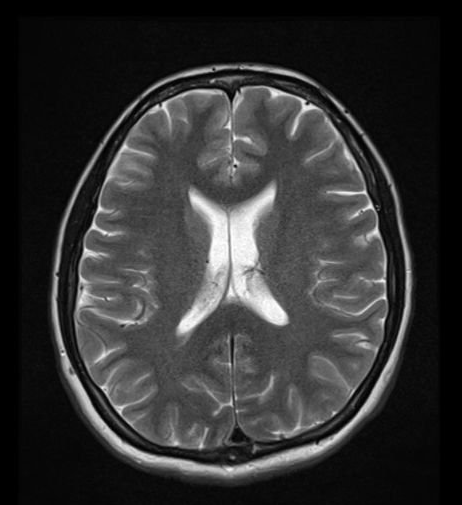
#> input picture img.png, 462 x 505 px
$ python main.py
#> lines starting #> are read from the running program, lines starting #| are printed output that depends on the picture; after the words box and inside, x2 and y2 are one past the last pixel; in counts of white or black regions, pixels touching at a corner belong together
import cv2
import numpy as np

image1 = cv2.imread('img.png')
#> image1 is the input picture: shape (505, 462, 3); min 0, max 255, mean 50.9

if image1 is None:
    print("İlk resim dosyası yüklenemedi.")
    exit()

image2 = cv2.imread('beyin1.png')
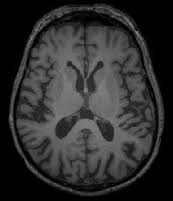
#> input picture beyin1.png, 173 x 201 px
#> image2 is the input picture: shape (201, 173, 3); min 0, max 139, mean 46.7

if image2 is None:
    print("İkinci resim dosyası yüklenemedi.")
    exit()

if image1.shape != image2.shape:
    image2 = cv2.resize(image2, (image1.shape[1], image1.shape[0]))
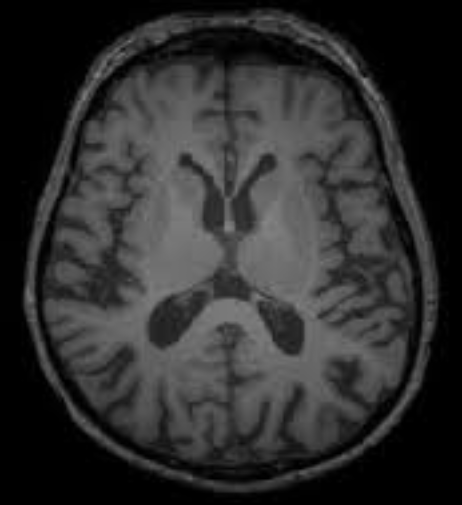
#> image2: shape (505, 462, 3); min 0, max 137, mean 46.6

difference = cv2.absdiff(image1, image2)
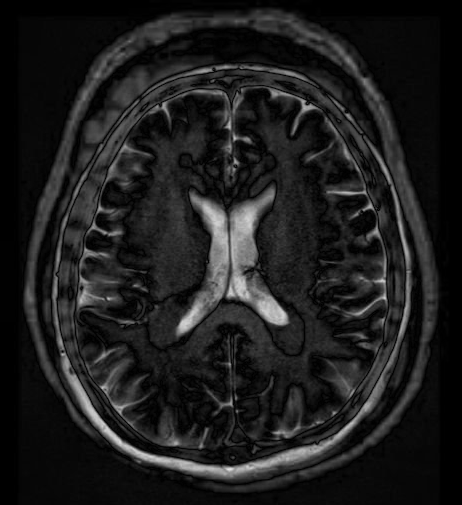
#> difference: shape (505, 462, 3); min 0, max 227, mean 29.5

gray_difference = cv2.cvtColor(difference, cv2.COLOR_BGR2GRAY)

threshold = 60
_, thresholded = cv2.threshold(gray_difference, threshold, 255, cv2.THRESH_BINARY)
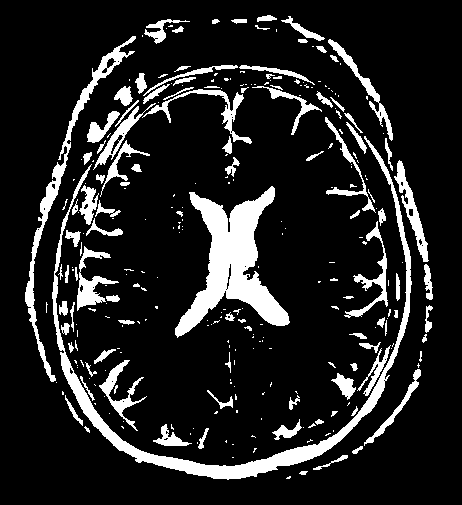
#> thresholded: shape (505, 462); 13.8% white; 284 white regions (180 under 20 px)

contours, _ = cv2.findContours(thresholded, cv2.RETR_EXTERNAL, cv2.CHAIN_APPROX_SIMPLE)
#> contours = 284 contours, 203 with area under 20; largest, box (x1, y1, x2, y2) and area: (175, 186, 290, 338) 6424, (52, 136, 412, 480) 5624, (25, 36, 136, 382) 2174, (394, 160, 429, 262) 808, (77, 246, 119, 311) 750

highlighted_image = image1.copy()

for contour in contours:
    (x, y, w, h) = cv2.boundingRect(contour)
    cv2.rectangle(highlighted_image, (x, y), (x + w, y + h), (0, 0, 255), 2)
#> this loop made 284 passes
#> (x, y, w, h) on passes 1, 2, 4: (286, 476, 5, 3), (299, 471, 9, 4), (313, 455, 35, 15)
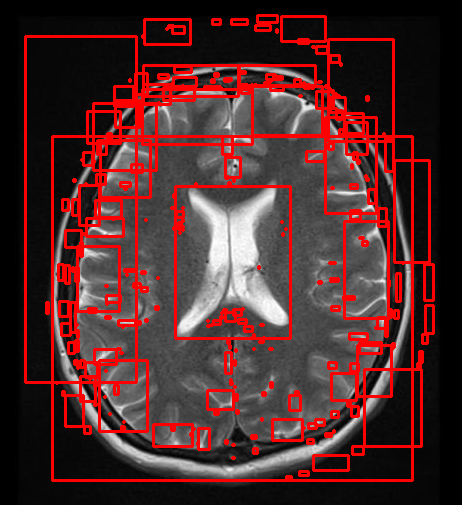
#> highlighted_image: shape (505, 462, 3); 14.94% of pixels changed, all inside (x1, y1, x2, y2) = (24, 14, 435, 482)

cv2.imshow("Highlighted Image", highlighted_image)
cv2.waitKey(0)
cv2.destroyAllWindows()
